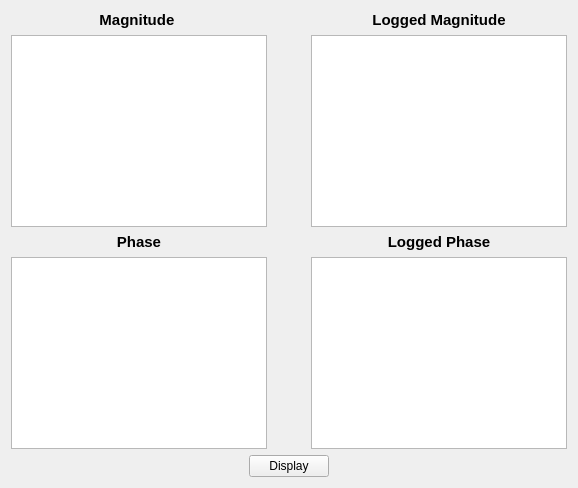
      <widget class="QWidget" name="tab_6">
       <attribute name="title">
        <string>Fourier </string>
       </attribute>
       <layout class="QVBoxLayout" name="verticalLayout_4">
        <item>
         <layout class="QHBoxLayout" name="horizontalLayout_9">
          <item>
           <layout class="QVBoxLayout" name="verticalLayout_19">
            <item>
             <widget class="QLabel" name="label_mag">
              <property name="font">
               <font>
                <pointsize>11</pointsize>
                <weight>75</weight>
                <bold>true</bold>
               </font>
              </property>
              <property name="text">
               <string>Magnitude </string>
              </property>
              <property name="alignment">
               <set>Qt::AlignCenter</set>
              </property>
             </widget>
            </item>
            <item>
             <widget class="QGraphicsView" name="Magnitude"/>
            </item>
           </layout>
          </item>
          <item>
           <spacer name="verticalSpacer_5">
            <property name="orientation">
             <enum>Qt::Vertical</enum>
            </property>
            <property name="sizeHint" stdset="0">
             <size>
              <width>38</width>
              <height>58</height>
             </size>
            </property>
           </spacer>
          </item>
          <item>
           <layout class="QVBoxLayout" name="verticalLayout_20">
            <item>
             <widget class="QLabel" name="label_LinearInterpolation_5">
              <property name="font">
               <font>
                <pointsize>11</pointsize>
                <weight>75</weight>
                <bold>true</bold>
               </font>
              </property>
              <property name="text">
               <string>Logged Magnitude</string>
              </property>
              <property name="alignment">
               <set>Qt::AlignCenter</set>
              </property>
             </widget>
            </item>
            <item>
             <widget class="QGraphicsView" name="Logged_Magnitude"/>
            </item>
           </layout>
          </item>
         </layout>
        </item>
        <item>
         <layout class="QHBoxLayout" name="horizontalLayout_10">
          <item>
           <layout class="QVBoxLayout" name="verticalLayout_26">
            <item>
             <widget class="QLabel" name="label_NearestNeighbor_7">
              <property name="font">
               <font>
                <pointsize>11</pointsize>
                <weight>75</weight>
                <bold>true</bold>
               </font>
              </property>
              <property name="text">
               <string>Phase</string>
              </property>
              <property name="alignment">
               <set>Qt::AlignCenter</set>
              </property>
             </widget>
            </item>
            <item>
             <widget class="QGraphicsView" name="Phase"/>
            </item>
           </layout>
          </item>
          <item>
           <spacer name="verticalSpacer_7">
            <property name="orientation">
             <enum>Qt::Vertical</enum>
            </property>
            <property name="sizeHint" stdset="0">
             <size>
              <width>38</width>
              <height>58</height>
             </size>
            </property>
           </spacer>
          </item>
          <item>
           <layout class="QVBoxLayout" name="verticalLayout_27">
            <item>
             <widget class="QLabel" name="label_LinearInterpolation_7">
              <property name="font">
               <font>
                <pointsize>11</pointsize>
                <weight>75</weight>
                <bold>true</bold>
               </font>
              </property>
              <property name="text">
               <string>Logged Phase</string>
              </property>
              <property name="alignment">
               <set>Qt::AlignCenter</set>
              </property>
             </widget>
            </item>
            <item>
             <widget class="QGraphicsView" name="Logged_Phase"/>
            </item>
           </layout>
          </item>
         </layout>
        </item>
        <item>
         <layout class="QHBoxLayout" name="horizontalLayout_18">
          <item>
           <spacer name="horizontalSpacer_27">
            <property name="orientation">
             <enum>Qt::Horizontal</enum>
            </property>
            <property name="sizeHint" stdset="0">
             <size>
              <width>40</width>
              <height>20</height>
             </size>
            </property>
           </spacer>
          </item>
          <item>
           <widget class="QPushButton" name="Fourier_pushbutton">
            <property name="text">
             <string>Display</string>
            </property>
           </widget>
          </item>
          <item>
           <spacer name="horizontalSpacer_28">
            <property name="orientation">
             <enum>Qt::Horizontal</enum>
            </property>
            <property name="sizeHint" stdset="0">
             <size>
              <width>40</width>
              <height>20</height>
             </size>
            </property>
           </spacer>
          </item>
         </layout>
        </item>
       </layout>
      </widget>
